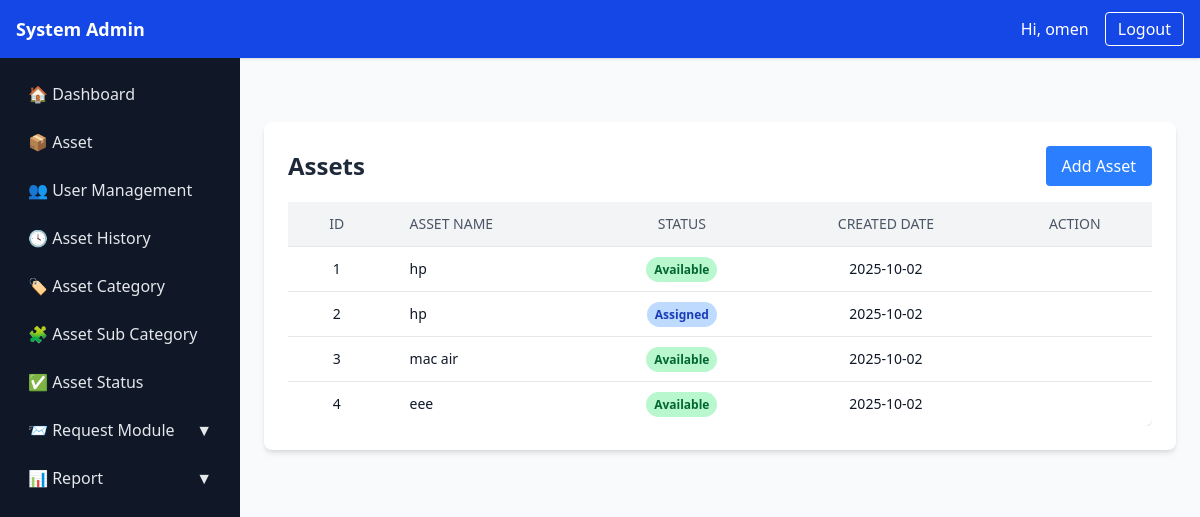
Page /asset/status/ (signed in) on the earlier database version.
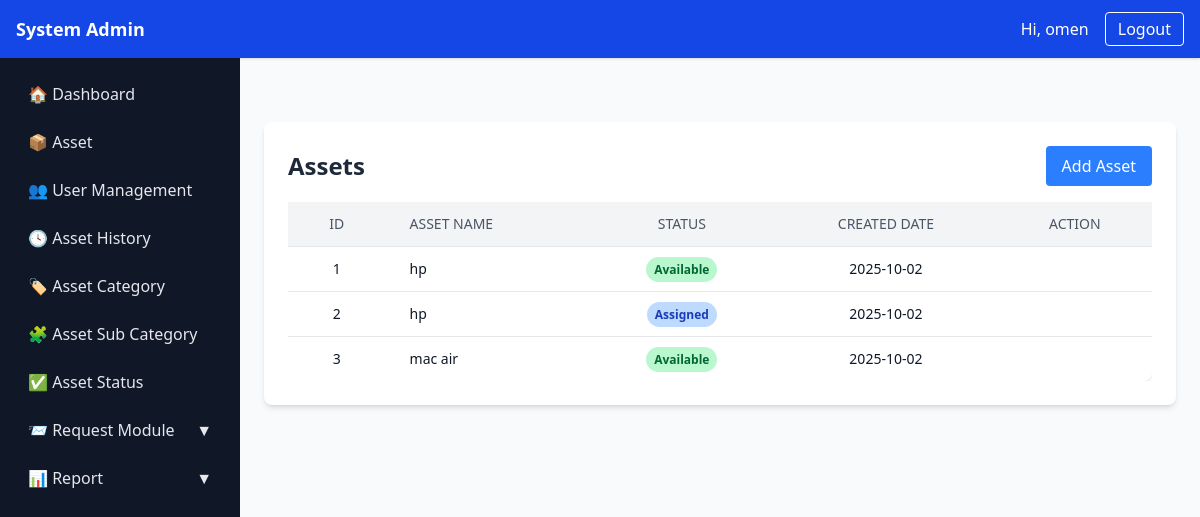
Same page on the later database version.
### asset1/models.py (models this page shows, shortened)
class Asset(models.Model):
    STATUS_AVAILABLE = "available"
    STATUS_ASSIGNED = "assigned"
    STATUS_MAINTENANCE = "maintenance"
    STATUS_LOST = "lost"
    STATUS_RETIRED = "retired"
    STATUS_CHOICES = [
        (STATUS_AVAILABLE, "Available"),
        (STATUS_ASSIGNED, "Assigned"),
        (STATUS_MAINTENANCE, "Maintenance"),
        (STATUS_LOST, "Lost"),
        (STATUS_RETIRED, "Retired"),
    ]
    uuid = models.UUIDField(default=uuid.uuid4, editable=False, unique=True)
    name = models.CharField(max_length=200)
    category = models.ForeignKey(Category, on_delete=models.PROTECT, related_name="assets")
    serial_number = models.CharField(max_length=200, blank=True, null=True, unique=True)
    description = models.TextField(blank=True)
    location = models.ForeignKey(Location, on_delete=models.SET_NULL, null=True, blank=True)
    status = models.CharField(max_length=32, choices=STATUS_CHOICES, default=STATUS_AVAILABLE)
    assigned_to = models.ForeignKey(settings.AUTH_USER_MODEL, null=True, blank=True,
                                    on_delete=models.SET_NULL, related_name="assigned_assets")
    acquired_date = models.DateField(null=True, blank=True)
    purchase_price = models.DecimalField(max_digits=12, decimal_places=2, null=True, blank=True)
    is_active = models.BooleanField(default=True)
    created_at = models.DateTimeField(auto_now_add=True)
    updated_at = models.DateTimeField(auto_now=True)

### asset1/views.py (the view)
# urls.py: path('asset/status/', views.asset_status, name='asset_status'),
@login_required
def asset_status(request):
    assets = Asset.objects.all().order_by('id')
    return render(request, 'asset1/asset_status.html', {'assets': assets})

### asset1/templates/asset1/asset_status.html
{% extends "asset1/sidebar.html" %}
{% load static %}
{% block page_content %}
<div class="max-w-6xl mx-auto mt-10 p-6 bg-white rounded-lg shadow-md">
  <div class="flex justify-between items-center mb-4">
    <h2 class="text-2xl font-bold text-gray-800">Assets</h2>
    <a href="{% url 'asset1:asset-create' %}"
       class="px-4 py-2 bg-blue-500 text-white rounded hover:bg-blue-600 transition">
      Add Asset
    </a>
  </div>
  <div class="overflow-x-auto">
    <table class="min-w-full divide-y divide-gray-200 rounded-lg shadow-sm" id="assetTable">
      <thead class="bg-gray-100">
        <tr>
          <th class="px-6 py-3 text-center text-sm font-medium text-gray-600 uppercase">ID</th>
          <th class="px-6 py-3 text-left text-sm font-medium text-gray-600 uppercase">Asset Name</th>
          <th class="px-6 py-3 text-center text-sm font-medium text-gray-600 uppercase">Status</th>
          <th class="px-6 py-3 text-center text-sm font-medium text-gray-600 uppercase">Created Date</th>
          <th class="px-6 py-3 text-center text-sm font-medium text-gray-600 uppercase">Action</th>
        </tr>
      </thead>
      <tbody class="bg-white divide-y divide-gray-200">
        {% for asset in assets %}
        <tr class="hover:bg-gray-50">
          <td class="px-6 py-3 text-center text-sm">{{ asset.id }}</td>
          <td class="px-6 py-3 text-sm">{{ asset.name }}</td>
          <td class="px-6 py-3 text-center text-sm">
            {% if asset.status == 'available' %}
              <span class="px-2 py-1 bg-green-200 text-green-800 rounded-full text-xs font-semibold">Available</span>
            {% elif asset.status == 'assigned' %}
              <span class="px-2 py-1 bg-blue-200 text-blue-800 rounded-full text-xs font-semibold">Assigned</span>
            {% elif asset.status == 'maintenance' %}
              <span class="px-2 py-1 bg-yellow-200 text-yellow-800 rounded-full text-xs font-semibold">Maintenance</span>
            {% elif asset.status == 'lost' %}
              <span class="px-2 py-1 bg-red-200 text-red-800 rounded-full text-xs font-semibold">Lost</span>
            {% elif asset.status == 'retired' %}
              <span class="px-2 py-1 bg-gray-300 text-gray-800 rounded-full text-xs font-semibold">Retired</span>
            {% endif %}
          </td>
          <td class="px-6 py-3 text-center text-sm">{{ asset.created_at|date:"Y-m-d" }}</td>
        </tr>
        {% empty %}
        <tr>
          <td colspan="5" class="px-6 py-4 text-center text-gray-500 text-sm">No assets found.</td>
        </tr>
        {% endfor %}
      </tbody>
    </table>
  </div>
</div>
{% endblock %}

Differences in the rows shown:
removed Asset: id "4", name "eee", status "Available", created_at "2025-10-02"
